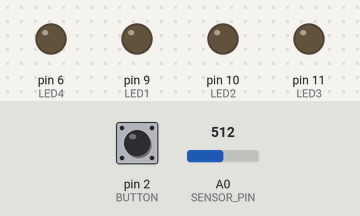
Bench run of a sketch on a simulated Arduino Uno, built with avr-gcc and run on an emulated ATmega328P. On the bench: output pins drawn as LEDs (lit = HIGH). The test bench sets the inputs (shaded band); at power-on: pin 2 (BUTTON) HIGH, A0 (SENSOR_PIN) = 512. EEPROM starts erased; what the sketch prints to the serial monitor is not drawn.

Above: at 1.2 s.
1.3 s: pin 2 (BUTTON) pulled LOW for 0.15 s
At 1.85 s:
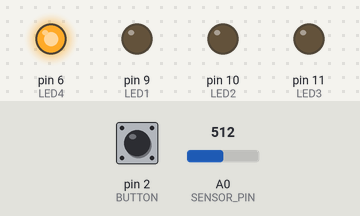
4.3 s: pin 2 (BUTTON) pulled LOW for 1 s
At 7.17 s:
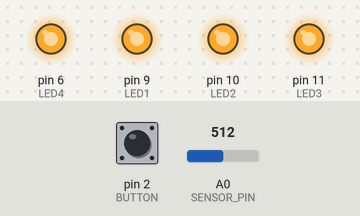
7.3 s: pin 2 (BUTTON) pulled LOW for 0.15 s
10.3 s: pin 2 (BUTTON) pulsed LOW 2 times (0.12 s each, 0.3 s apart)
At 10.64 s:
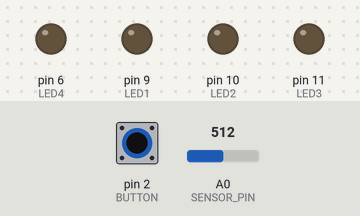
13.9 s: pin 2 (BUTTON) pulsed LOW 2 times (0.12 s each, 0.3 s apart)
Timing chart, 0 to 18.5 s (numbered marks = the images above; inputs shaded):
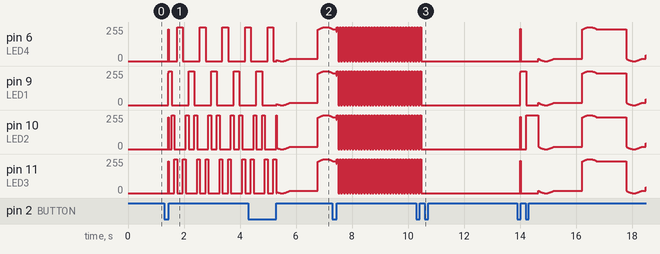

The sketch:

file.ino
```cpp
#include <math.h>
#include <EEPROM.h>

#define sampleWindow 50
#define SENSOR_PIN A0

#define LED1 9
#define LED2 10
#define LED3 11
#define LED4 6

#define BUTTON 2

int mode = 0;
bool lastButtonState = HIGH;
unsigned long lastButtonPressTime = 0;
const long debounceDelay = 50;

void setup() {
  pinMode(LED1, OUTPUT);
  pinMode(LED2, OUTPUT);
  pinMode(LED3, OUTPUT);
  pinMode(LED4, OUTPUT);
  pinMode(BUTTON, INPUT_PULLUP);
  pinMode(SENSOR_PIN, INPUT);
  Serial.begin(115200);

  EEPROM.get(0, mode);
  if (mode < 0 || mode > 4) {
    mode = 0;  // Default to mode 0 if the value is corrupted
  }
  Serial.print("Loaded mode: ");
  Serial.println(mode);
}

void loop() {
  checkButton();

  if (mode == 0) {
    voice();
    Serial.println("voice");
  } else if (mode == 1) {
    fade();
    Serial.println("fade");
  } else if (mode == 2) {
    knightRider();
    Serial.println("knightrider");
  } else if (mode == 3) {
    breathing();
    Serial.println("breathing");
  } else {
    strobe();
    Serial.println("strobe");
  }
}

void voice() {
  unsigned long startMillis = millis();
  unsigned int signalMax = 0;
  unsigned int signalMin = 1024;
  unsigned int sample;

  while (millis() - startMillis < sampleWindow) {
    sample = analogRead(SENSOR_PIN);
    if (sample < 1024) {
      if (sample > signalMax) {
        signalMax = sample;
      } else if (sample < signalMin) {
        signalMin = sample;
      }
    }
  }

  float peakToPeak = signalMax - signalMin;
  float db = map(peakToPeak, 20, 900, 50, 90);
  int brightness = map(db, 50, 90, 0, 255);

  analogWrite(LED1, brightness);
  analogWrite(LED2, brightness);
  analogWrite(LED3, brightness);
  analogWrite(LED4, brightness);
}

void fade() {
  static int brightness = 0;
  static int fadeDirection = 1;
  static unsigned long lastFadeTime = 0;
  const int fadeDelay = 5;

  if (millis() - lastFadeTime > fadeDelay) {
    lastFadeTime = millis();
    brightness += fadeDirection;

    if (brightness >= 255) {
      fadeDirection = -1;
      brightness = 255;
    } else if (brightness <= 0) {
      fadeDirection = 1;
      brightness = 0;
    }

    analogWrite(LED1, brightness);
    analogWrite(LED2, brightness);
    analogWrite(LED3, brightness);
    analogWrite(LED4, brightness);
  }
}

void strobe() {
  static int ledState = LOW;  // Track the current state of the LEDs (on/off)
  static unsigned long lastStrobeTime = 0;
  const int strobeDelay = 50;  // The delay in milliseconds between flashes

  if (millis() - lastStrobeTime > strobeDelay) {
    lastStrobeTime = millis();  // Update the timer

    if (ledState == LOW) {
      ledState = HIGH;
    } else {
      ledState = LOW;
    }

    // Apply the new state to all LEDs
    digitalWrite(LED1, ledState);
    digitalWrite(LED2, ledState);
    digitalWrite(LED3, ledState);
    digitalWrite(LED4, ledState);
  }
}

void knightRider() {
  static int currentLed = 0;
  static int direction = 1;
  static unsigned long lastMoveTime = 0;
  const int moveDelay = 100;
  int numLeds = 4;

  // LED pins stored in an array for cleaner code
  int ledPins[] = { LED1, LED2, LED3, LED4 };

  if (millis() - lastMoveTime > moveDelay) {
    lastMoveTime = millis();

    // Turn off all LEDs first using a loop
    for (int i = 0; i < numLeds; i++) {
      analogWrite(ledPins[i], 0);
    }

    // Light up the current LED
    analogWrite(ledPins[currentLed], 255);

    // Move to the next LED
    currentLed += direction;

    // Reverse direction at the ends
    if (currentLed == numLeds || currentLed < 0) {
      direction = -direction;
      // After reversing, the next LED in the sequence will be correct
      // (e.g., from 4, direction is -1, next loop moves to 3)
      currentLed += direction;
    }
  }
}

void breathing() {
  // Use a sine wave to create a smooth, pulsating effect.
  // The '500.0' value controls the speed of the breathing effect.
  // A larger number makes the pulse slower.
  float val = (sin(millis() / 500.0) + 1.0) / 2.0 * 255.0;
  int brightness = (int)val;

  // Apply the breathing brightness to all LEDs using defined macros
  analogWrite(LED1, brightness);
  analogWrite(LED2, brightness);
  analogWrite(LED3, brightness);
  analogWrite(LED4, brightness);
}

// void checkButton() {
//   bool buttonState = digitalRead(BUTTON);

//   if (buttonState != lastButtonState) {
//     lastButtonPressTime = millis();
//   }

//   if ((millis() - lastButtonPressTime) > debounceDelay) {
//     if (buttonState == LOW && lastButtonState == HIGH) {
//       mode = (mode + 1) % 5;
//     }
//   }

//   lastButtonState = buttonState;
// }

void checkButton() {
  bool switchState = digitalRead(BUTTON);
  static bool lastSwitchState = LOW;

  if (switchState == HIGH && lastSwitchState == LOW) {
    mode = (mode + 1) % 5;

    EEPROM.put(0, mode);

    Serial.println(mode);
  }

  lastSwitchState = switchState;
}
```

Measured:
- after the input at 10.3 s, pin 6 (LED4), pin 9 (LED1), pin 10 (LED2), pin 11 (LED3): goes on until 10.5 s, then stays 0/255
